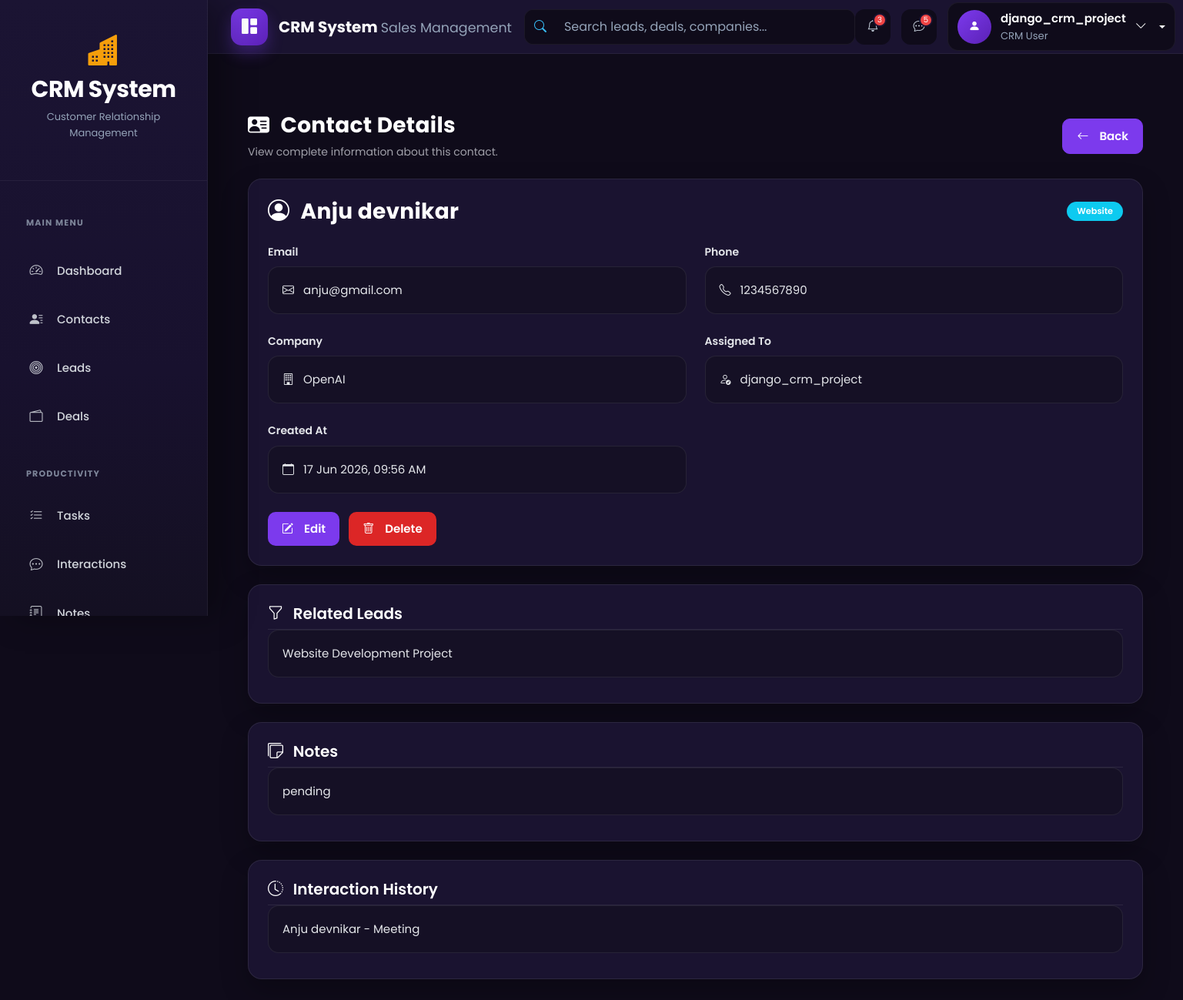
Screenshot of /contacts/1/ (signed in) with the database file from the repository.
### accounts/models.py (models this page shows)
class CustomUser(AbstractUser):
    ROLE_CHOICES = (
        ('admin', 'Admin'),
        ('agent', 'Agent'),
    )
    role = models.CharField(max_length=10, choices=ROLE_CHOICES, default='agent')
    phone = models.CharField(max_length=15, blank=True, null=True)
    profile_pic = models.ImageField(upload_to="profiles/", blank=True, null=True)
    email = models.EmailField(unique=True)
    is_approved = models.BooleanField(default=False, help_text="Admin approval required for login")
    def __str__(self):
        return self.username

### contacts/models.py (models this page shows)
class Contact(models.Model):
    SOURCE_CHOICES = (
        ('website','Website'),
        ('referral','Referral'),
        ('social','Social Media'),
        ('cold_call','Cold Call'),
    )
    first_name = models.CharField(max_length=100)
    last_name = models.CharField(max_length=100)
    email = models.EmailField(unique=True)
    phone = models.CharField(max_length=20,blank=True)
    company = models.ForeignKey(Company,on_delete=models.SET_NULL,null=True,blank=True)
    assigned_to = models.ForeignKey(settings.AUTH_USER_MODEL,on_delete=models.SET_NULL,null=True,blank=True)
    source = models.CharField(max_length=20,choices=SOURCE_CHOICES)
    created_at = models.DateTimeField(auto_now_add=True)
    def __str__(self):
       return f"{self.first_name} {self.last_name}"

class Company(models.Model):
    name = models.CharField(max_length=200)
    industry = models.CharField(max_length=100,blank=True)
    website = models.URLField(blank=True)
    address = models.TextField(blank=True)
    created_at = models.DateTimeField(auto_now_add=True)
    def __str__(self):
       return self.name

### leads/models.py (models this page shows)
class Lead(models.Model):
    STATUS_CHOICES = [
        ('new','New'),
        ('contacted','Contacted'),
        ('qualified','Qualified'),
        ('proposal','Proposal'),
        ('won','Won'),
        ('lost','Lost'),
    ]
    contact = models.ForeignKey(Contact,on_delete=models.CASCADE)
    title = models.CharField(max_length=200)
    status = models.CharField(max_length=20, choices=STATUS_CHOICES, default='new')
    assigned_to = models.ForeignKey(settings.AUTH_USER_MODEL, on_delete=models.SET_NULL, null=True,blank=True)
    estimated_value = models.DecimalField(max_digits=12, decimal_places=2, default=0)
    expected_close =models.DateField(null=True, blank=True)
    created_at = models.DateTimeField(auto_now_add=True)
    updated_at =models.DateTimeField(auto_now=True)
    def __str__(self):
        return self.title

### notes/models.py (models this page shows)
class Note(models.Model):
    content = models.TextField()
    contact = models.ForeignKey(
        Contact,
        on_delete=models.CASCADE,
        null=True,
        blank=True,
        related_name="notes",
    )
    lead = models.ForeignKey(
        Lead,
        on_delete=models.CASCADE,
        null=True,
        blank=True,
        related_name="notes",
    )
    created_by = models.ForeignKey(
        settings.AUTH_USER_MODEL,
        on_delete=models.SET_NULL,
        null=True,
        related_name="created_notes",
    )
    created_at = models.DateTimeField(
        auto_now_add=True,
    )
    class Meta:
        ordering = [
            "-created_at"
        ]
        verbose_name = "Note"
        verbose_name_plural = "Notes"
    def __str__(self):
        return self.content[:50]

### interactions/models.py (models this page shows)
class Interaction(models.Model):
    INTERACTION_CHOICES = (
        ("call", "Call"),
        ("email", "Email"),
        ("meeting", "Meeting"),
        ("note", "Note"),
    )
    contact = models.ForeignKey(
        Contact,
        on_delete=models.CASCADE,
        related_name="interactions",
    )
    lead = models.ForeignKey(
        Lead,
        on_delete=models.SET_NULL,
        null=True,
        blank=True,
        related_name="interactions",
    )
    interaction_type = models.CharField(
        max_length=10,
        choices=INTERACTION_CHOICES,
    )
    summary = models.TextField()
    logged_by = models.ForeignKey(
        settings.AUTH_USER_MODEL,
        on_delete=models.SET_NULL,
        null=True,
        related_name="logged_interactions",
    )
    interaction_date = models.DateTimeField(
        default=timezone.now,
    )
    class Meta:
        ordering = ["-interaction_date"]
        verbose_name = "Interaction"
        verbose_name_plural = "Interactions"
    def __str__(self):
        return f"{self.contact} - {self.get_interaction_type_display()}"

### contacts/views.py (the view)
# urls.py: path("<int:pk>/", ContactDetailView.as_view(), name="contact_detail"),
class ContactDetailView(
    LoginRequiredMixin,
    DetailView,
):
    model = Contact
    template_name = "contacts/contact_detail.html"
    context_object_name = "contact"
    def get_queryset(self):
        user = self.request.user
        queryset = Contact.objects.select_related(
            "company",
            "assigned_to",
        )
        if user.role == "admin":
            return queryset
        return queryset.filter(
            assigned_to=user
        )
    def get_context_data(self, **kwargs):
        context = super().get_context_data(**kwargs)
        contact = self.object
        context["leads"] = contact.lead_set.all()
        context["notes"] = contact.notes.all()
        context["interactions"] = contact.interactions.all()
        return context

### templates/contacts/contact_detail.html (shortened to what this page needs)
{% extends "base.html" %}
{% block content %}
<div class="container-fluid mt-4">
    <div class="d-flex justify-content-between align-items-center mb-4 flex-wrap">
        <div>
            <h2 class="crm-title">
                <i class="bi bi-person-vcard-fill me-2"></i>
                Contact Details
            </h2>
            <p class="crm-page-subtitle">
                View complete information about this contact.
            </p>
        </div>
        <a href="{% url 'contacts:contact_list' %}"
           class="crm-btn-secondary mt-3 mt-md-0">
            <i class="bi bi-arrow-left me-2"></i>
            Back
        </a>
    </div>
    <div class="crm-card mb-4">
        <div class="card-body">
            <div class="d-flex justify-content-between align-items-center mb-4">
                <h4 class="crm-title mb-0">
                    <i class="bi bi-person-circle me-2"></i>
                    {{ contact.first_name }}
                    {{ contact.last_name }}
                </h4>
                <span class="badge bg-info">
                    {{ contact.get_source_display }}
                </span>
            </div>
            <div class="row g-4">
                <div class="col-md-6">
                    <label class="crm-label">
                        Email
                    </label>
                    <div class="crm-detail-box">
                        <i class="bi bi-envelope me-2"></i>
                        {{ contact.email }}
                    </div>
                </div>
                <div class="col-md-6">
                    <label class="crm-label">
                        Phone
                    </label>
                    <div class="crm-detail-box">
                        <i class="bi bi-telephone me-2"></i>
                        {{ contact.phone|default:"-" }}
                    </div>
                </div>
                <div class="col-md-6">
                    <label class="crm-label">
                        Company
                    </label>
                    <div class="crm-detail-box">
                        <i class="bi bi-building me-2"></i>
                        {{ contact.company|default:"No Company" }}
                    </div>
                </div>
                <div class="col-md-6">
                    <label class="crm-label">
                        Assigned To
                    </label>
                    <div class="crm-detail-box">
                        <i class="bi bi-person-check me-2"></i>
                        {{ contact.assigned_to|default:"Not Assigned" }}
                    </div>
                </div>
                <div class="col-md-6">
                    <label class="crm-label">
                        Created At
                    </label>
                    <div class="crm-detail-box">
                        <i class="bi bi-calendar me-2"></i>
                        {{ contact.created_at|date:"d M Y, h:i A" }}
                    </div>
                </div>
            </div>
            <div class="mt-4">
                <a href="{% url 'contacts:contact_edit' contact.pk %}"
                   class="crm-btn-primary me-2">
                    <i class="bi bi-pencil-square me-2"></i>
                    Edit
                </a>
                <a href="{% url 'contacts:contact_delete' contact.pk %}"
                   class="crm-btn-danger">
                    <i class="bi bi-trash me-2"></i>
                    Delete
                </a>
            </div>
        </div>
    </div>
    <div class="crm-card mb-4">
        <div class="card-header">
            <h5>
                <i class="bi bi-funnel me-2"></i>
                Related Leads
            </h5>
        </div>
        <div class="card-body">
            {% if leads %}
                {% for lead in leads %}
                <div class="crm-detail-box mb-2">
                    {{ lead }}
                </div>
                {% endfor %}
            {% else %}
                <p class="text-muted mb-0">
                    No related leads found.
                </p>
            {% endif %}
        </div>
    </div>
    <div class="crm-card mb-4">
        <div class="card-header">
            <h5>
                <i class="bi bi-stickies me-2"></i>
                Notes
            </h5>
        </div>
        <div class="card-body">
            {% if notes %}
                {% for note in notes %}
                <div class="crm-detail-box mb-2">
                    {{ note }}
                </div>
                {% endfor %}
            {% else %}
                <p class="text-muted">
                    No notes available.
                </p>
            {% endif %}
        </div>
    </div>
    <div class="crm-card">
        <div class="card-header">
            <h5>
                <i class="bi bi-clock-history me-2"></i>
                Interaction History
            </h5>
        </div>
        <div class="card-body">
            {% if interactions %}
                {% for interaction in interactions %}
                <div class="crm-detail-box mb-2">
                    {{ interaction }}
                </div>
                {% endfor %}
            {% else %}
                <p class="text-muted">
                    No interactions available.
                </p>
            {% endif %}
        </div>
    </div>
</div>
{% endblock %}

### templates/includes/navbar.html (shortened to what this page needs)
<nav class="navbar navbar-expand-lg crm-navbar">
  <div class="container-fluid">
    <a class="navbar-brand crm-brand" href="{% url 'dashboard' %}">
      <div class="crm-brand-icon">
        <i class="bi bi-grid-1x2-fill"></i>
      </div>
      <div class="crm-brand-text">
        <span class="crm-brand-title"> CRM System </span>
        <small> Sales Management </small>
      </div>
    </a>
    <div class="collapse navbar-collapse" id="crmNavbar">
      <form class="crm-search mx-auto">
        <div class="input-group">
          <span class="input-group-text">
            <i class="bi bi-search"></i>
          </span>
          <input
            type="search"
            class="form-control"
            placeholder="Search leads, deals, companies..."
          />
        </div>
      </form>
      {% if user.is_authenticated %}
      <div class="crm-navbar-actions">
       <a href="javascript:void(0);" class="crm-nav-icon">
    <i class="bi bi-bell"></i>
    <span class="crm-nav-badge">3</span>
</a>
        <a href="#" class="crm-nav-icon">
          <i class="bi bi-chat-dots"></i>
          <span class="crm-nav-badge">5</span>
        </a>
        <div class="dropdown crm-user-dropdown">
          <a
            href="#"
            class="crm-user dropdown-toggle"
            role="button"
            data-bs-toggle="dropdown"
            aria-expanded="false"
          >
            <div class="crm-avatar">
              <i class="bi bi-person-fill"></i>
            </div>
            <div class="crm-user-info">
              <span class="crm-user-name"> {{ user.username }} </span>
<small>
    CRM User
</small>            </div>
            <i class="bi bi-chevron-down crm-arrow"></i>
          </a>
        </div>
      </div>
      {% else %}
      <div class="d-flex align-items-center gap-2 ms-auto">
        <a href="/accounts/login/" class="btn btn-outline-light"> Login </a>
        <a href="/accounts/register/" class="btn btn-primary"> Register </a>
      </div>
      {% endif %}
    </div>
  </div>
</nav>

### rows the page displays
CustomUser: username "django_crm_project"
Contact: first_name "Anju", last_name "devnikar", source "Website", email "anju@gmail.com", phone "1234567890", company "OpenAI", assigned_to "django_crm_project", created_at "17 Jun 2026, 09:56 AM"
Lead: title "Website Development Project"
Note: content "pending"
Interaction: contact+interaction_type "Anju devnikar - Meeting"
